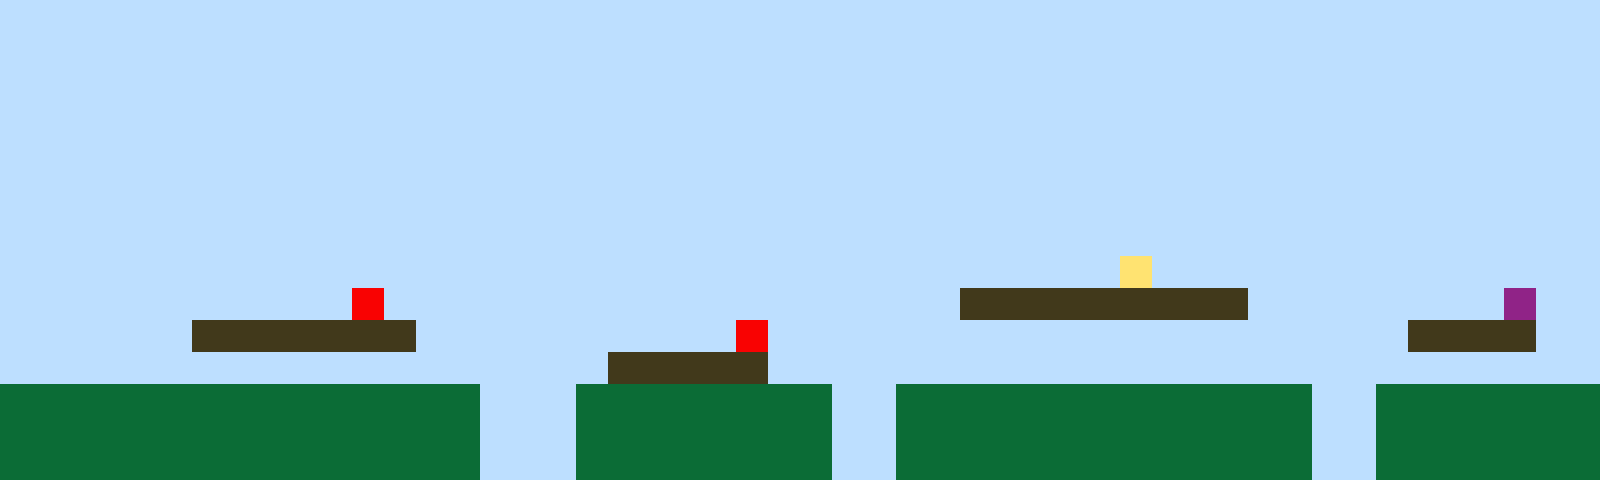

The image is a tile-based game level rendered from a .tmx file. Its description and complete source (layers, tilesets, objects, tile grids) follow:
An orthogonal 50x15 tile map with 32x32 px tiles, 1 tile layer (Tile Layer 1).

<map version="1.10" tiledversion="1.11.2" orientation="orthogonal" renderorder="right-up" width="50" height="15" tilewidth="32" tileheight="32" infinite="0" nextlayerid="2" nextobjectid="1"><editorsettings><export target="map1.csv" format="csv" /></editorsettings><tileset firstgid="1" name="sprites" tilewidth="32" tileheight="32" tilecount="6" columns="3"><image source="sprites.png" width="96" height="64" /></tileset><layer id="1" name="Tile Layer 1" width="50" height="15"><data encoding="csv">1,1,1,1,1,1,1,1,1,1,1,1,1,1,1,1,1,1,1,1,1,1,1,1,1,1,1,1,1,1,1,1,1,1,1,1,1,1,1,1,1,1,1,1,1,1,1,1,1,1,1,1,1,1,1,1,1,1,1,1,1,1,1,1,1,1,1,1,1,1,1,1,1,1,1,1,1,1,1,1,1,1,1,1,1,1,1,1,1,1,1,1,1,1,1,1,1,1,1,1,1,1,1,1,1,1,1,1,1,1,1,1,1,1,1,1,1,1,1,1,1,1,1,1,1,1,1,1,1,1,1,1,1,1,1,1,1,1,1,1,1,1,1,1,1,1,1,1,1,1,1,1,1,1,1,1,1,1,1,1,1,1,1,1,1,1,1,1,1,1,1,1,1,1,1,1,1,1,1,1,1,1,1,1,1,1,1,1,1,1,1,1,1,1,1,1,1,1,1,1,1,1,1,1,1,1,1,1,1,1,1,1,1,1,1,1,1,1,1,1,1,1,1,1,1,1,1,1,1,1,1,1,1,1,1,1,1,1,1,1,1,1,1,1,1,1,1,1,1,1,1,1,1,1,1,1,1,1,1,1,1,1,1,1,1,1,1,1,1,1,1,1,1,1,1,1,1,1,1,1,1,1,1,1,1,1,1,1,1,1,1,1,1,1,1,1,1,1,1,1,1,1,1,1,1,1,1,1,1,1,1,1,1,1,1,1,1,1,1,1,1,1,1,1,1,1,1,1,1,1,1,1,1,1,1,1,1,1,1,1,1,1,1,1,1,1,1,1,1,1,1,1,1,1,1,1,1,1,1,1,1,1,1,1,1,1,1,1,1,1,1,1,1,1,1,1,1,1,1,1,1,1,1,1,1,1,1,1,1,1,1,1,1,1,1,1,1,1,1,1,1,1,1,1,1,1,1,1,1,1,1,1,1,1,1,1,1,1,1,1,1,1,1,1,1,1,1,1,1,1,1,1,1,1,1,4,1,1,1,1,1,1,1,1,1,1,1,1,1,1,1,1,1,1,1,1,1,1,1,1,1,5,1,1,1,1,1,1,1,1,1,1,1,1,1,1,1,1,1,1,3,3,3,3,3,3,3,3,3,1,1,1,1,1,1,1,1,6,1,1,1,1,1,1,1,1,3,3,3,3,3,3,3,1,1,1,1,1,1,1,1,1,1,5,1,1,1,1,1,1,1,1,1,1,1,1,1,1,1,1,1,1,1,1,3,3,3,3,1,1,1,1,1,1,1,1,1,1,1,1,1,1,1,1,1,1,1,1,1,3,3,3,3,3,1,1,1,1,1,1,1,1,1,1,1,1,1,1,1,1,1,1,1,1,1,1,1,1,1,1,2,2,2,2,2,2,2,2,2,2,2,2,2,2,2,1,1,1,2,2,2,2,2,2,2,2,1,1,2,2,2,2,2,2,2,2,2,2,2,2,2,1,1,2,2,2,2,2,2,2,2,2,2,2,2,2,2,2,2,2,2,2,2,2,2,1,1,1,2,2,2,2,2,2,2,2,1,1,2,2,2,2,2,2,2,2,2,2,2,2,2,1,1,2,2,2,2,2,2,2,2,2,2,2,2,2,2,2,2,2,2,2,2,2,2,1,1,1,2,2,2,2,2,2,2,2,1,1,2,2,2,2,2,2,2,2,2,2,2,2,2,1,1,2,2,2,2,2,2,2</data></layer></map>
